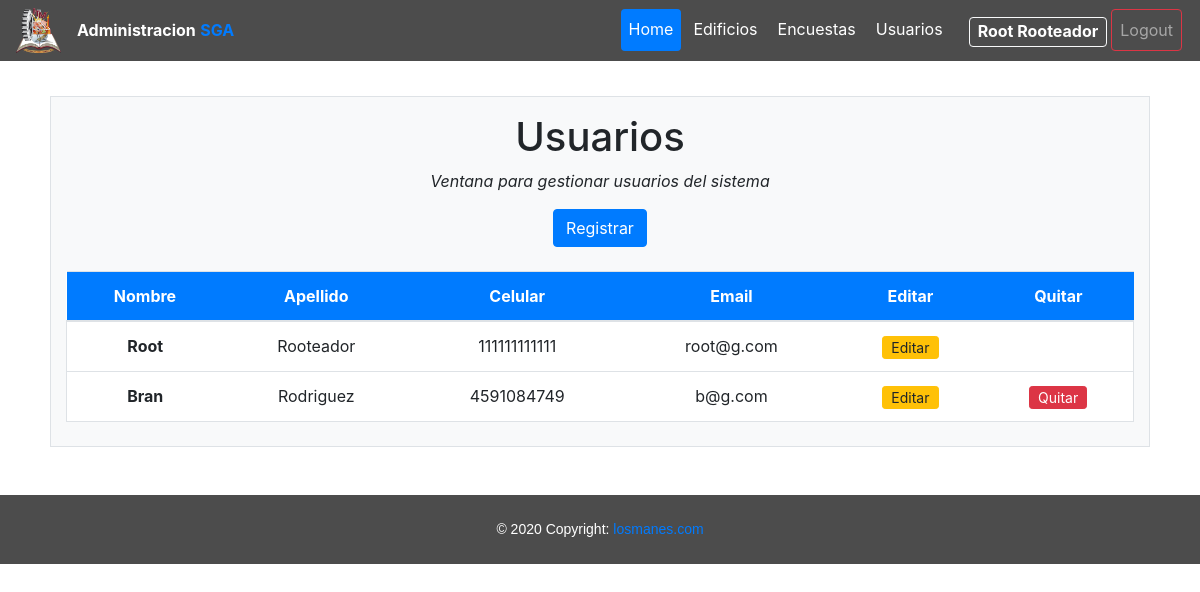
The app's page /adminSGA/users (signed in) with its own data.
### AulasTec/models.py (models this page shows)
class User(AbstractUser):
    pass
    celphone = models.CharField(max_length=12, null=True)
    created_at = models.DateTimeField(auto_now_add=True)
    updated_at = models.DateTimeField(auto_now_add=True)

### AulasTec/views.py (the view)
# urls.py: path("adminSGA/users", views.adminSGA_users, name="adminSGA_users"),
def adminSGA_users(request):
    users = User.objects.all()
    return render(request, "adminSGA/users.html", {
        "users": users
    })

### AulasTec/templates/adminSGA/users.html (shortened to what this page needs)
{% extends "adminSGA/layout.html" %}
{% load static %}
{% block body %}
<div class="container-fluid col-12 col-sm-11 bg-light border pt-3 pb-2 mt-5 text-center">
    <h1>Usuarios</h1>
    <p>
        <span class="font-italic">Ventana para gestionar usuarios del sistema</span>
        <br>
    </p>
    <a class="btn btn-primary" href="{% url 'register' %}">Registrar</a>
    <br><br>
    <div class="table-responsive-sm">
        <table class="table text-center bg-white">
            <thead class="bg-primary text-white">
              <tr>
                <th scope="col">Nombre</th>
                <th scope="col">Apellido</th>
                <th scope="col">Celular</th>
                <th scope="col">Email</th>
                <th scope="col">Editar</th>
                <th scope="col">Quitar</th>
              </tr>
            </thead>
            <tbody id="patients_tbody">
                {% if users %}
                    {% for user in users %}
                        <tr class="myRowTable rounded border">
                            <th scope="row">{{ user.first_name }}</th>
                            <td>{{ user.last_name }}</td>
                            <td>{{ user.celphone }}</td>
                            <td>{{ user.email }}</td>
                            <td style="word-break: unset !important;"> <a class="btn btn-warning btn-sm pt-0 pb-0" href="{% url 'adminSGA_EditUser' user.id %}">Editar</a></td>
                            <td style="word-break: unset !important;">
                                {% if not request.user == user %}
                                <form method="POST" action="{% url 'adminSGA_elimUser' user.id %}">
                                    <button class="btn btn-danger btn-sm pt-0 pb-0" type="submit">Quitar</button>
                                </form>
                                {% endif %}
                            </td>
                        </tr>
                    {% endfor %}
                {% else %}
                    <tr class="myRowTable rounded border">
                        <th></th>  <td>NO DATA :(</td>  <td></td>  <td></td> <td></td> <td></td> <td></td>
                    </tr>
                {% endif %}
            </tbody>
        </table>
    </div>
</div>
{% endblock %}

### AulasTec/templates/adminSGA/layout.html (shortened to what this page needs)
{% load static %}
<!DOCTYPE html>
<html lang="en">
    <head>
        <link href="{% static 'adminSGA/css/bootstrap.min.css' %}" rel="stylesheet">
        <link href="{% static 'adminSGA/css/myStyle.css' %}" rel="stylesheet">
        <link rel="stylesheet" href="{% static 'sga/map.css' %}">
    </head>
    <body id="myBody">
        <nav class="navbar navbar-expand-lg navbar-dark navbar-custom fixed-top">
          <a class="navbar-brand p-0">
            <img src="{% static 'adminSGA/img/Itmorelia.png' %}" width="45">
          </a>
          <div class="w-auto text-center">
            <span class="font-weight-bold text-white aling-middle">Administracion</span><br class="d-lg-none">
            <span class="font-weight-bold text-primary aling-middle">SGA</span>
          </div>
          <div class="collapse navbar-collapse" id="navbarTogglerDemo01">
            <div class="navbar-nav ml-auto text-center">
              <a id="btn-home" class="nav-item nav-link active rounded myBtn bg-primary" href="{% url 'adminSGA' %}">Home</a>
              {% if user.is_authenticated %}
                <a id="btn-patients" class="nav-item nav-link active rounded myBtn" href="{% url 'adminSGA_Edificios' %}">Edificios</a>
                <a id="btn-publications" id="btn-patients" class="nav-item nav-link active rounded rounded myBtn">Encuestas</a>
                <a id="btn-users" class="nav-item nav-link active rounded myBtn" href="{% url 'adminSGA_users' %}">Usuarios</a>
                <a id="btn-account" class="nav-link btn btn-outline-light myUser ml-3 mt-2 mb-1 pb-0" style="padding-top: 1px;"><strong>{{ user.first_name }} {{ user.last_name }}</strong></a>
                <a class="nav-item nav-link rounded myBtnOut btn btn-outline-danger" href="{% url 'logout' %}">Logout</a>
              {% else %}
                <a id="btn-login" class="nav-item nav-link rounded ml-1 text-white btn btn-outline-warning" href="{% url 'login' %}">Login</a>
              {% endif %}
            </div>
          </div>
        </nav>
        <br>
        <br>
        {% block body %}
        {% endblock %}
        <footer id="myFooter" class="pt-4 pb-4 mt-5">
          <div class="text-center">
              © 2020 Copyright: <a href="https://wwwwwwwww.jodi.org"> losmanes.com</a>
          </div>
        </footer>
    </body>
</html>

### AulasTec/static/adminSGA/css/myStyle.css (style rules this page uses)
* { border: 0px solid; }
.miFooter { background-color: rgba(0,0,0,.7); font-size: 14px; font-family: Arial; color: #fff; }
.myUser { color: white !important; margin-right: 2px; margin-left: 2px; }
.navbar-custom { background-color:rgba(0,0,0,.7) }
.navbar-custom .navbar-brand { letter-spacing:.1rem; }
.myBtn { margin-left: 2px; margin-right: 2px; }
.myBtnOut { margin-left: 2px; margin-right: 2px; }
.myRowTable { cursor: pointer; -webkit-font-smoothing:antialiased; -webkit-transition: all 300ms ease-in-out; }
.myRowTable td { word-break: break-word !important; }

### records on screen
User: first_name "Root", last_name "Rooteador", celphone "111111111111", email "root@g.com"
User: first_name "Bran", last_name "Rodriguez", celphone "4591084749", email "b@g.com", shows "Quitar"
